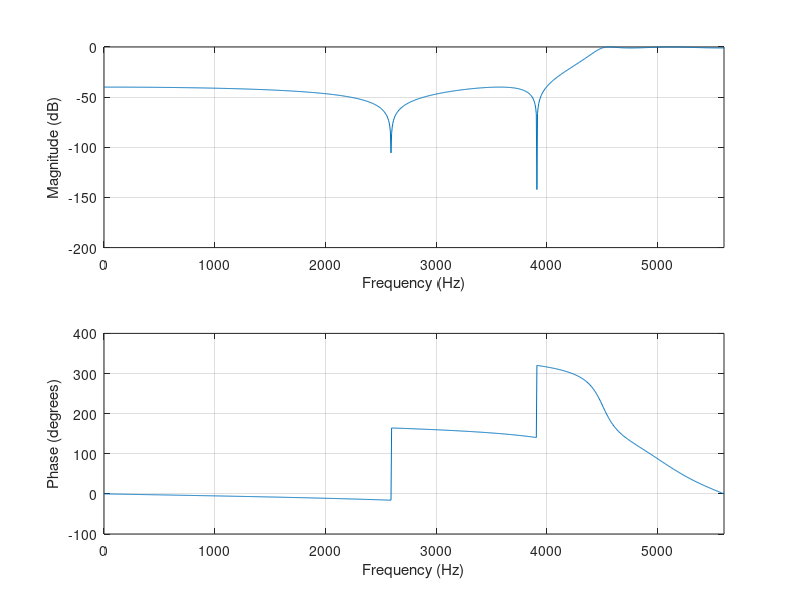
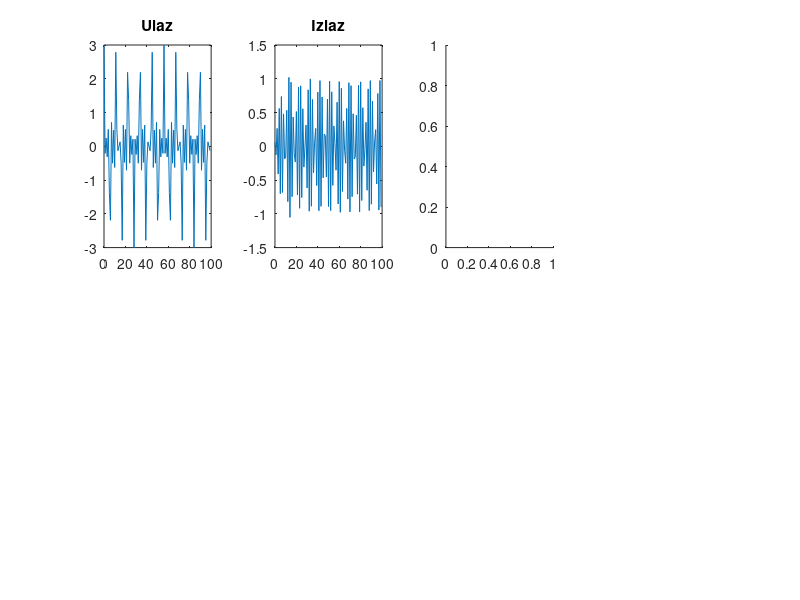

Write MATLAB code to recreate these figures, in order. (Note: this script raises an error after producing the figures.)
fsr = 11200
fp=4500
fs=3500
ap=1
as=40
[N,Wp] = ellipord(fp / (fsr/2), fs / (fsr/2), ap, as) 
[b,a] = ellip(N, ap, as, Wp, 'high'); 
freqz(b, a, 1024, fsr)

figure
n= 0: 99;
x = cos(2 * pi * (1000 / fsr) *n) +   cos(2 * pi * (3000 / fsr) *n)+cos(2 * pi * (5000 / fsr) *n)
y = filter(b, a, x)
subplot(2,4,1), plot(n, x), title('Ulaz');
xlim([0 100])
subplot(2,4,2), plot(n, y), title('Izlaz');
xlim([0 100])

u_sim = [n;x]';
subplot(2,4,3), plot(n, y_dir_1'), title('Izlaz dir 1');
delta_dir_1 = y - y_dir_1'
subplot(2,4,4), plot(n, delta_dir_1), title('Greska dir 1');

subplot(2,4,5), plot(n, y_dir_2'), title('Izlaz dir 2');
delta_dir_2 = y - y_dir_2'
subplot(2,4,6), plot(n, delta_dir_2), title('Greska dir 2');

subplot(2,4,7), plot(n, y_tran_1'), title('Izlaz tran 1');
delta_tran_1 = y - y_tran_1'
subplot(2,4,8), plot(n, delta_tran_1), title('Greska tran 1 ');

figure
subplot(1,3,1), plot(n, y), title('Izlaz');
delta_tran_2 = y - y_tran_2'
subplot(1,3,2), plot(n, y_tran_2'), title('Izlaz tran 2');
subplot(1, 3, 3), plot(n, delta_tran_2), title('Greska tran 2 ');

nule = roots(b)
polovi = roots(a)
blok_b1 = b(1) * conv([1 -nule(1)], [1 -nule(2)])
blok_b2 = conv([1 -nule(3)], [1 -nule(4)])

blok_a1 = 1* conv([1 -polovi(1)], [1 -polovi(2)])
blok_a2 = conv([1 -polovi(3)], [1 -polovi(4)])

figure
subplot(2,3,1), plot(n, y'), title('Izlaz ');
delta_kaskada = y - y_kaskada'

subplot(2,3,2), plot(n, y_kaskada'), title('Izlaz kaskada');
subplot(2,3,3), plot(n, delta_kaskada), title('Greska kaskada ');

struct.mode = 'fixed'
struct.roundmode = 'round'
struct.overflowmode = 'saturate'
struct.format = [8 6]
q6 = quantizer(struct)

struct.mode = 'fixed'
struct.roundmode = 'round'
struct.overflowmode = 'saturate'
struct.format = [18 16]
q16 = quantizer(struct)

b_kvan_6 = quantize(q6, b)
a_kvan_6 = quantize(q6, a)
freqz(b_kvan_6, a_kvan_6, 1024, fsr)

b_kvan_16 = quantize(q16, b)
a_kvan_16 = quantize(q16, a)
freqz(b_kvan_16, a_kvan_16, 1024, fsr)

figure
subplot(1,3,1), plot(n, y), title('Izlaz');
subplot(1,3,2), plot(n, y_kvan'), title('Kvantizovan ');
delta = y - y_kvan'
subplot(1,3,3), plot(n, delta), title('Greska Kvantizacije ');

figure
zplane(b_kvan_6, a_kvan_6)
